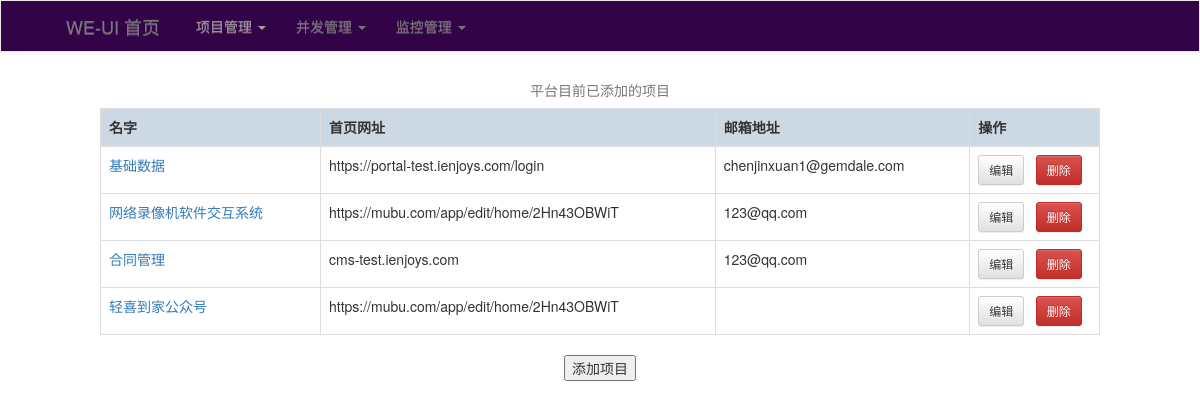
Before: /home/ with the older database file.
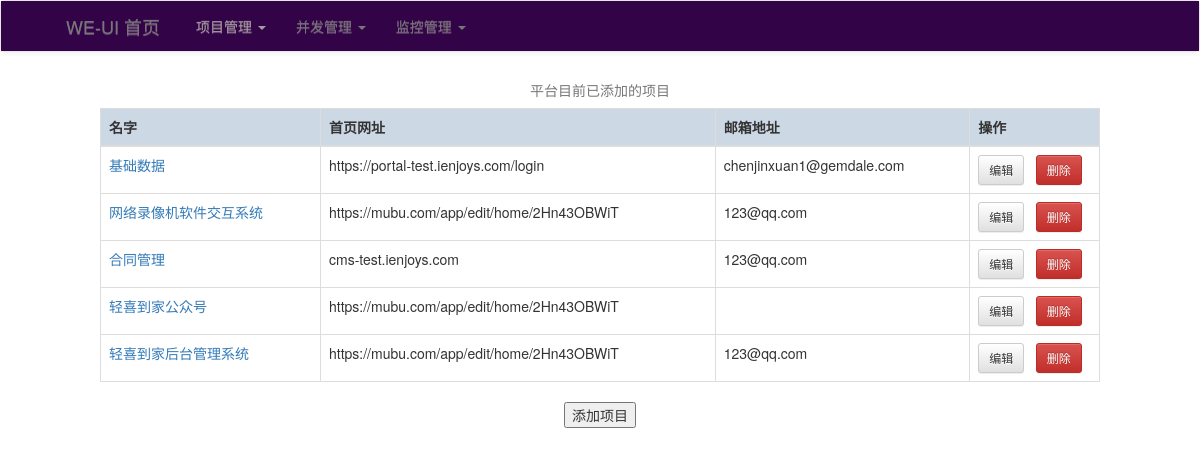
After: the same page with the newer database file.
### uiApp/models.py (models this page shows, shortened)
class DB_end(models.Model):
    name = models.CharField(max_length=20, null=True, blank=True)
    host = models.CharField(max_length=200, null=True, blank=True)
    check_time = models.CharField(max_length=50, null=True, blank=True)
    phone = models.CharField(max_length=200, null=True, blank=True)
    email = models.CharField(max_length=200, null=True, blank=True)
    dingtalk = models.CharField(max_length=200, null=True, blank=True)
    user = models.CharField(max_length=20, null=True, blank=True)
    max_threads = models.IntegerField(default=5)

### uiApp/views.py (the view)
# urls.py: 2. Add a URL to urlpatterns:  path('', views.home, name='home')
def home(request):
    res = {'end': DB_end.objects.all(), 'href': DB_href.objects.all()}
    return render(request, 'home.html', res)

### uiApp/templates/home.html (shortened to what this page needs)
<!DOCTYPE html>
<html lang="en">
<head>
    <link rel="stylesheet" type="text/css" href="/static/bootstrap-3.4.1-dist/css/bootstrap.css">
    <link rel="stylesheet" type="text/css" href="/static/bootstrap-3.4.1-dist/css/bootstrap-theme.css">
</head>
<body>
    {% include 'new_menu.html' %}
    <table class="table table-bordered" align="center" style="width: 1000px">
       <caption style="text-align: center">平台目前已添加的项目</caption>
       <thead>
         <tr style="background-color: #cdd8e5">
         <th>名字</th>
         <th>首页网址</th>
         <th>邮箱地址</th>
         <th>操作</th>
         </tr>
       </thead>
       <tbody>
         {% for i in end %}
         <tr>
             <td><a href="/testcases/{{ i.id }}">{{ i.name }}</a></td>
             <td>{{ i.host }}</td>
             <td>{{ i.email }}</td>
             <td style="width: 13%"><button class="btn btn-default btn-sm" onclick="edit_project({{ i.id }})">编辑</button> &nbsp
             <button class="btn btn-danger btn-sm"onclick="delEnd({{ i.id }})">删除</button></td>
         </tr>
         {% endfor %}
       </tbody>
    </table>
    <div align="center"><button onclick='javascript=document.getElementById("add_end_input").style.display="block"'>添加项目</button></div>
</body>
</html>

Changed rows visible on the page:
added DB_end: name "轻喜到家后台管理系统", host "https://mubu.com/app/edit/home/2Hn43OBWiT", email "123@qq.com"
